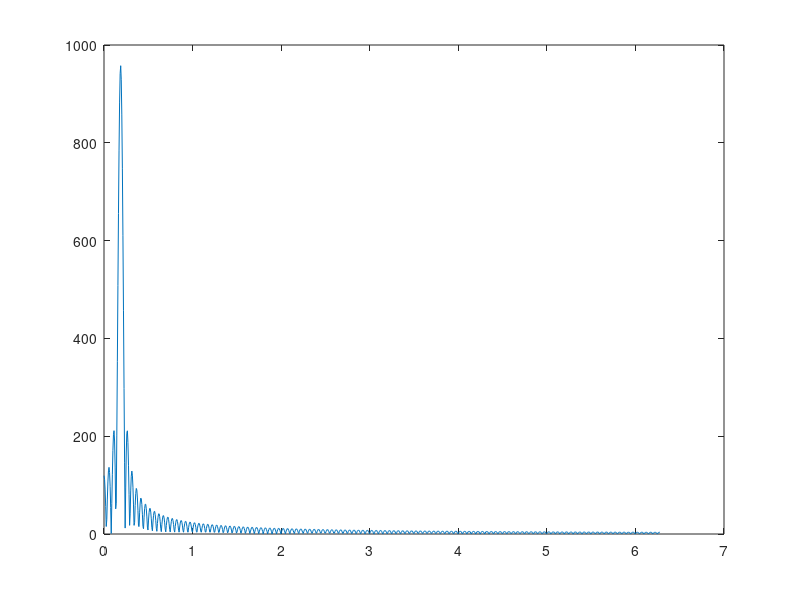

The MATLAB script that drew this image:
clear all;clc;
n=[-10:0.01:10];
y=cos((6*pi.*n)/16);
nu=(0:(2*pi/1000):(2*pi-(2*pi/1000)));
F=zeros(size(nu));
for k=1:length(nu)
for i=1:length(n)
F(k)=F(k)+y(i)*exp(-j*nu(k)*2*pi*n(i));
end
end
plot(nu,abs(F));
